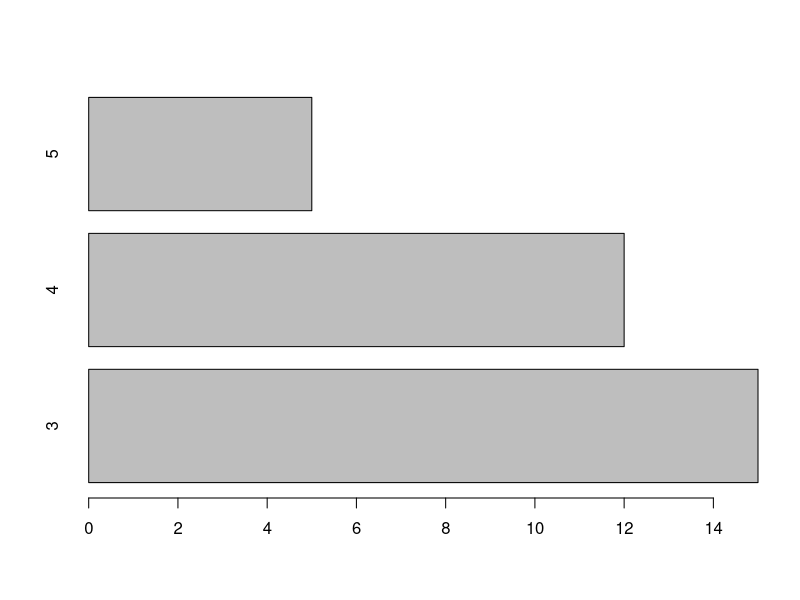
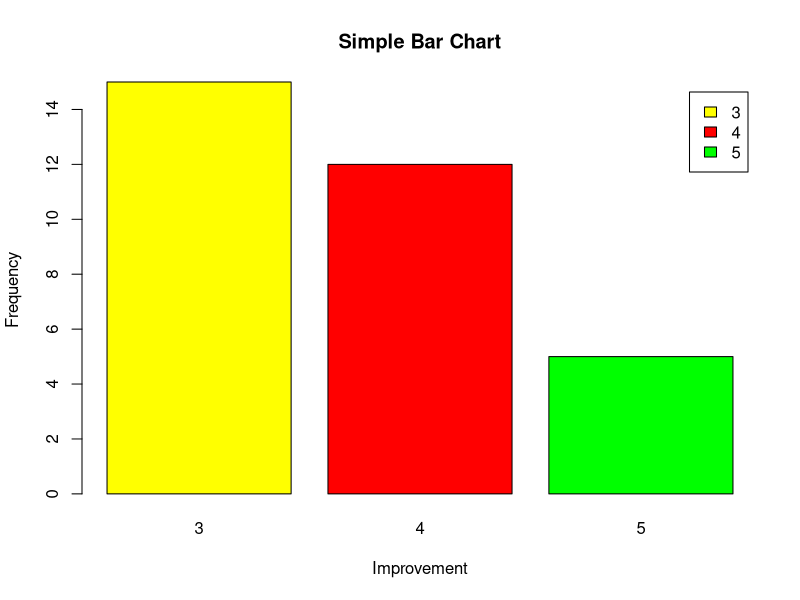
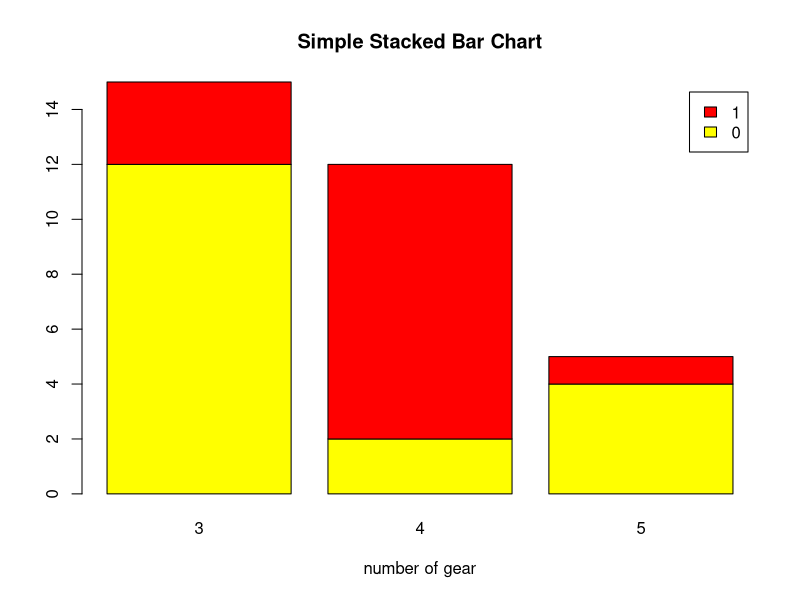
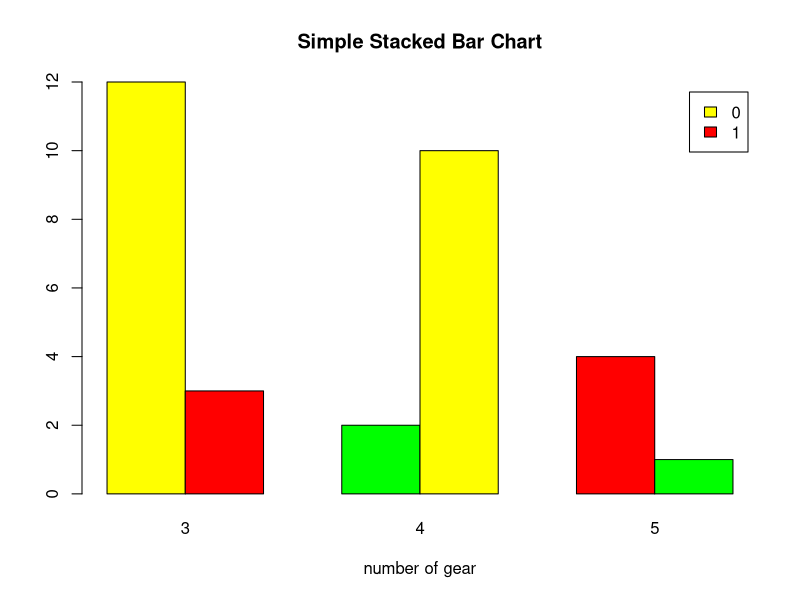
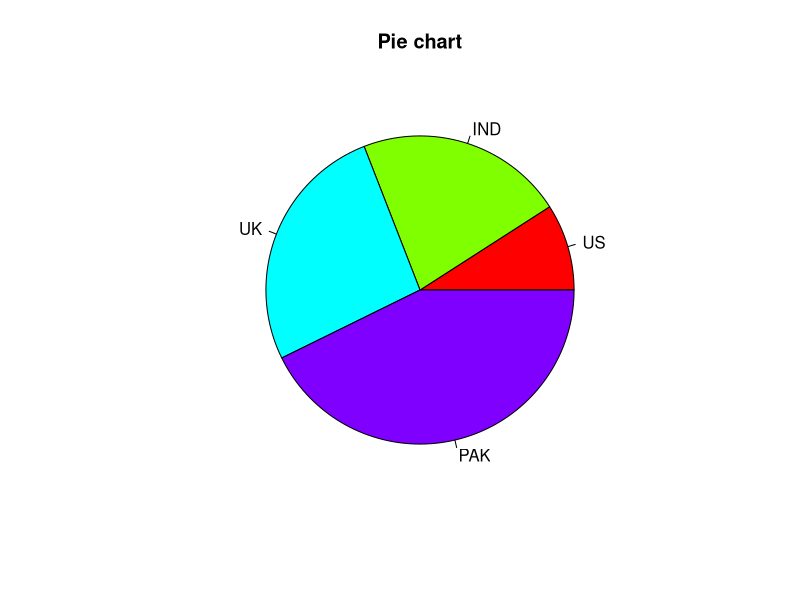
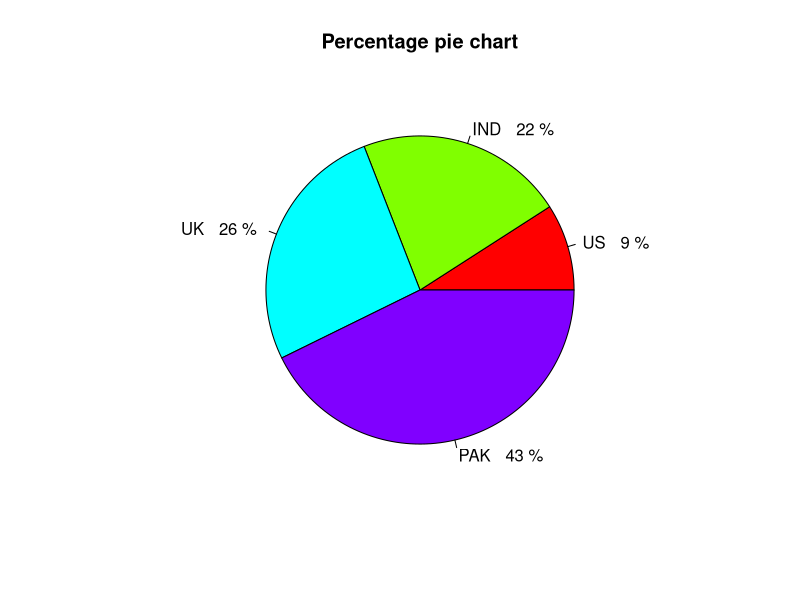
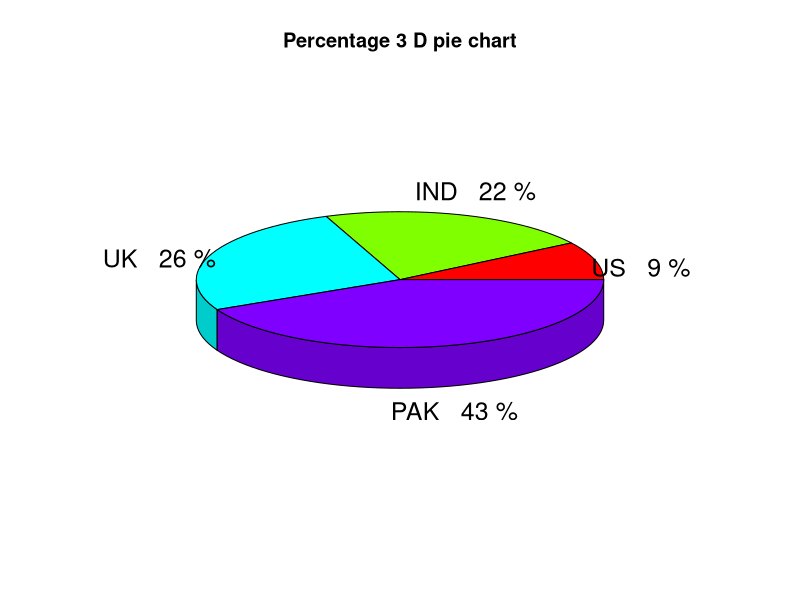

Write the R code that produced these figures, in order.
##Visualization in R

##Type of Graphics-
###1)Bar Chart 2) Pie Chart 3) Histogram 4)Kernel desity Plot 5)Line Charts
## 6)Box plot 7)Heat Map 8)Word Cloud


## Type 1--------------------Bar Chart--------------------------
count <- table(mtcars$gear)
count
barplot(count,horiz = TRUE)#### By Default Horiz=FALSE
barplot(count,main= "Simple Bar Chart",xlab="Improvement", ylab = "Frequency",
        col=c("Yellow","red","green"),legend=rownames(count))


  ####---------Stacked Bar Chart  (when there is a matrix)--------
count <- table(mtcars$vs,mtcars$gear)
count
barplot(count,main= "Simple Stacked Bar Chart",xlab="number of gear",
        col=c("Yellow","red","green"),legend=rownames(count))
barplot(count,main= "Simple Stacked Bar Chart",xlab="number of gear",
        col=c("Yellow","red","green"),legend=rownames(count),beside=TRUE) ##### Use Beside to have bar next to each other
   
##Type 2---------------Pie Chart(Install Package plotrix------------------
library(plotrix)
slice <- c(10,24,29,47)
lbls <- c("US","IND","UK","PAK")
pie(slice,labels = lbls,main="Pie chart",col=rainbow(4))
## have percentage also
pct <- round(slice/sum(slice)*100)
pct
lbls1 <- paste(lbls," ",pct,"%",seq="")
lbls1
pie(slice,labels = lbls1,col=rainbow(4),main="Percentage pie chart")
###---------Pie 3D
pie3D(slice,labels = lbls1,col=rainbow(4),main="Percentage 3 D pie chart",explode = 0.0)
